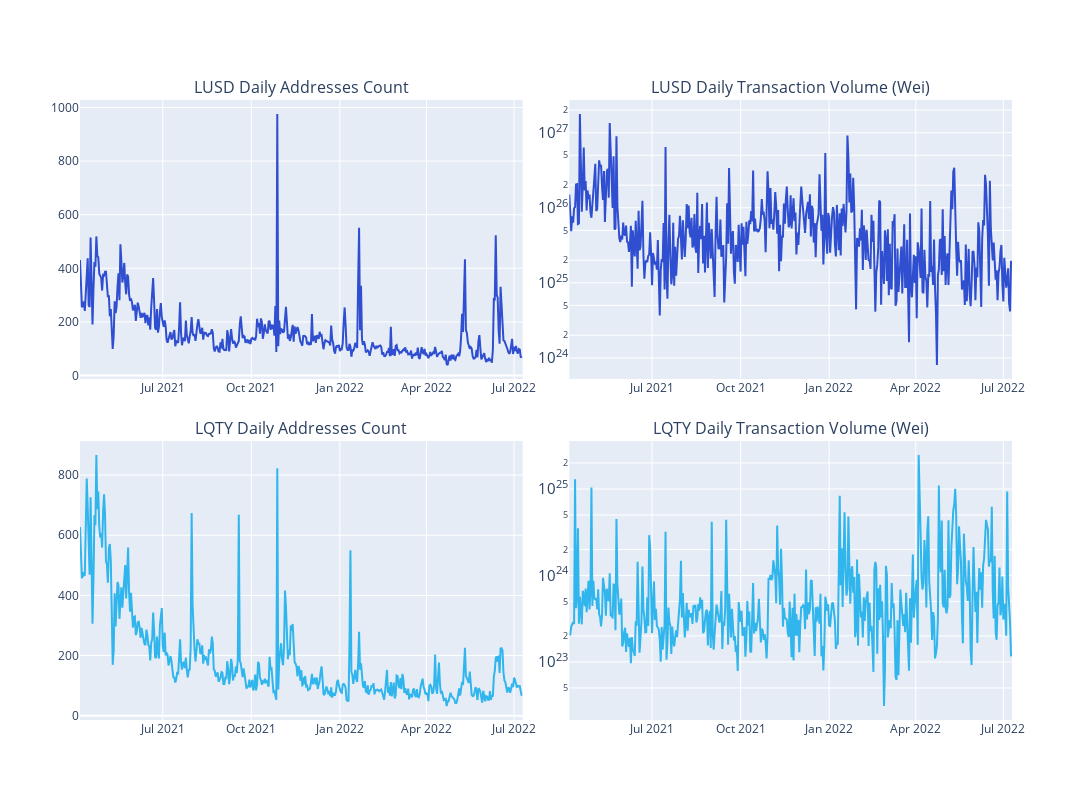

The code cell stored with this chart in its notebook:
### Markdown cell above
### Figure 1

### Code cell
fig = make_subplots(
    rows=2, 
    cols=2,
    subplot_titles=("LUSD Daily Addresses Count", "LUSD Daily Transaction Volume (Wei)", "LQTY Daily Addresses Count", "LQTY Daily Transaction Volume (Wei)"),
    horizontal_spacing=0.05, 
    vertical_spacing=0.1,
)

fig.add_trace(
    go.Scatter(x=LUSD_network_fea['timestamp'], y=LUSD_network_fea['address_count'], marker_color=LUSD_color1),
    row=1, col=1
)

fig.add_trace(
    go.Scatter(x=LUSD_network_fea['timestamp'], y=LUSD_network_fea['value_sum'], marker_color=LUSD_color1),
    row=1, col=2
)

fig.add_trace(
    go.Scatter(x=LQTY_network_fea['timestamp'], y=LQTY_network_fea['address_count'], marker_color=LUSD_color2),
    row=2, col=1
)

fig.add_trace(
    go.Scatter(x=LQTY_network_fea['timestamp'], y=LQTY_network_fea['value_sum'], marker_color=LUSD_color2),
    row=2, col=2
)

fig.update_yaxes(type="log", row=1, col=2)
fig.update_yaxes(type="log", row=2, col=2)

fig.update_layout(height=800, width=1400, showlegend=False)
fig.show()

fig.write_image("../Figure/images/fig1.png")

### Figure 1 — Plotly figure (JSON) as saved in the notebook; plotly's stock layout.template omitted (floating-point values rounded to 4 significant figures; data arrays with more than 128 entries replaced by an {"elided": "..."} marker saying what was removed)
{"data": [{"marker": {"color": "#2f4ed0"}, "type": "scatter", "x": {"elided": "461 str values"}, "xaxis": "x", "y": {"elided": "461 int values"}, "yaxis": "y"}, {"marker": {"color": "#2f4ed0"}, "type": "scatter", "x": {"elided": "461 str values"}, "xaxis": "x2", "y": {"elided": "461 float values"}, "yaxis": "y2"}, {"marker": {"color": "#30b5ec"}, "type": "scatter", "x": {"elided": "461 str values"}, "xaxis": "x3", "y": {"elided": "461 int values"}, "yaxis": "y3"}, {"marker": {"color": "#30b5ec"}, "type": "scatter", "x": {"elided": "461 str values"}, "xaxis": "x4", "y": {"elided": "461 float values"}, "yaxis": "y4"}], "layout": {"annotations": [{"font": {"size": 16}, "showarrow": false, "text": "LUSD Daily Addresses Count", "x": 0.2375, "xanchor": "center", "xref": "paper", "y": 1, "yanchor": "bottom", "yref": "paper"}, {"font": {"size": 16}, "showarrow": false, "text": "LUSD Daily Transaction Volume (Wei)", "x": 0.7625, "xanchor": "center", "xref": "paper", "y": 1, "yanchor": "bottom", "yref": "paper"}, {"font": {"size": 16}, "showarrow": false, "text": "LQTY Daily Addresses Count", "x": 0.2375, "xanchor": "center", "xref": "paper", "y": 0.45, "yanchor": "bottom", "yref": "paper"}, {"font": {"size": 16}, "showarrow": false, "text": "LQTY Daily Transaction Volume (Wei)", "x": 0.7625, "xanchor": "center", "xref": "paper", "y": 0.45, "yanchor": "bottom", "yref": "paper"}], "height": 800, "showlegend": false, "width": 1400, "xaxis": {"anchor": "y", "domain": [0, 0.475]}, "xaxis2": {"anchor": "y2", "domain": [0.525, 1]}, "xaxis3": {"anchor": "y3", "domain": [0, 0.475]}, "xaxis4": {"anchor": "y4", "domain": [0.525, 1]}, "yaxis": {"anchor": "x", "domain": [0.55, 1]}, "yaxis2": {"anchor": "x2", "domain": [0.55, 1], "type": "log"}, "yaxis3": {"anchor": "x3", "domain": [0, 0.45]}, "yaxis4": {"anchor": "x4", "domain": [0, 0.45], "type": "log"}}}
